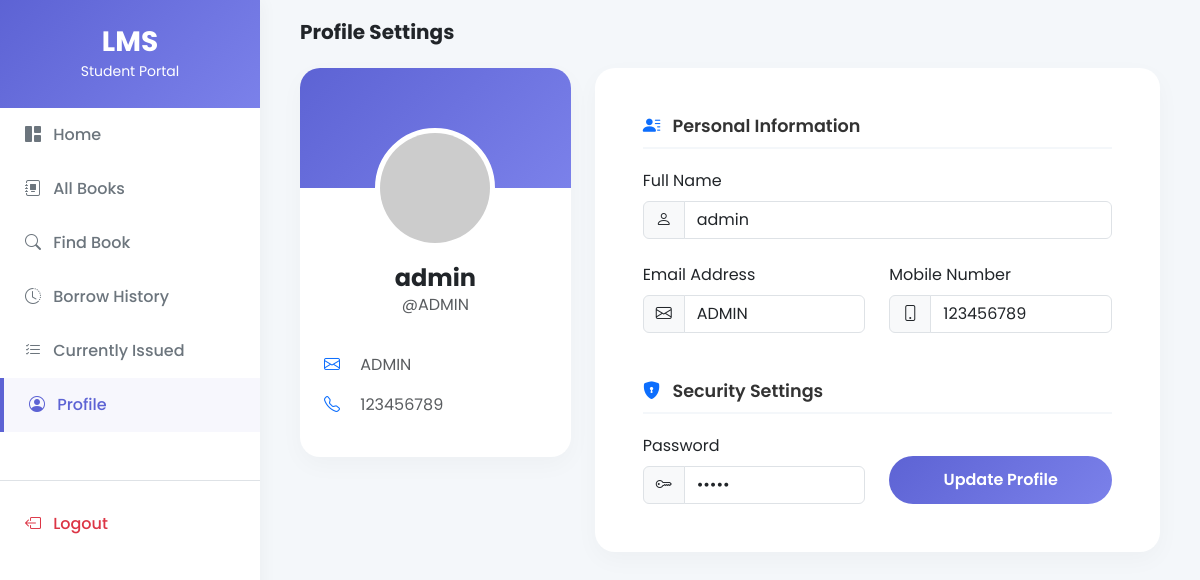
The page /student/profile.php (signed in) on the database its author committed.
### tables this page shows
CREATE TABLE `user` (
  `RollNo` varchar(50) NOT NULL,
  `Name` varchar(50) DEFAULT NULL,
  `Type` varchar(50) DEFAULT NULL,
  `EmailId` varchar(50) DEFAULT NULL,
  `MobNo` bigint(11) DEFAULT NULL,
  `Password` varchar(50) DEFAULT NULL,
  `wallet_balance` decimal(10,2) DEFAULT 0.00
);

### student/profile.php (the view, shortened to what this page needs)
<?php
require('../includes/dbconn.php');
$rollno = $_SESSION['RollNo'];
$sql = "SELECT * FROM LMS.user WHERE RollNo='$rollno'";
$result = $conn->query($sql);
if($result && $result->num_rows > 0) {
    $row = $result->fetch_assoc();
    $name = $row['Name'];
    $email = $row['EmailId'];
    $mobno = $row['MobNo'];
    $pswd = $row['Password'];
}
?>
<!DOCTYPE html>
<html lang="en">
<head>
    <link href="https://cdn.jsdelivr.net/npm/bootstrap@5.3.0/dist/css/bootstrap.min.css" rel="stylesheet">
    <link rel="stylesheet" href="https://cdn.jsdelivr.net/npm/bootstrap-icons@1.11.1/font/bootstrap-icons.css">
</head>
<body>
<div class="wrapper">
    <nav id="sidebar">
        <div class="sidebar-header"><h3 class="mb-0 fw-bold">LMS</h3><small>Student Portal</small></div>
        <ul class="list-unstyled components">
            <li><a href="index.php"><i class="bi bi-grid-1x2-fill me-2"></i> Home</a></li>
            <li><a href="book.php"><i class="bi bi-journal-album me-2"></i> All Books</a></li>
            <li><a href="findbook.php"><i class="bi bi-search me-2"></i> Find Book</a></li>
            <li><a href="history.php"><i class="bi bi-clock-history me-2"></i> Borrow History</a></li>
            <li><a href="current.php"><i class="bi bi-list-check me-2"></i> Currently Issued</a></li>
            <li class="active"><a href="profile.php"><i class="bi bi-person-circle me-2"></i> Profile</a></li>
            <li class="mt-5 pt-3 border-top"><a href="logout.php" class="text-danger"><i class="bi bi-box-arrow-left me-2"></i> Logout</a></li>
        </ul>
    </nav>
    <div id="content">
        <h5 class="fw-bold mb-4 text-dark">Profile Settings</h5>
        <div class="row">
            <div class="col-lg-4">
                <div class="card-custom">
                    <div class="profile-avatar-container">
                        <img src="https://ui-avatars.com/api/?name=<?php echo urlencode($name); ?>&background=f4f7fa&color=5D63D4&bold=true" class="avatar-lg">
                        <h4 class="fw-bold text-dark mt-3 mb-0"><?php echo htmlspecialchars($name); ?></h4>
                        <p class="text-muted">@<?php echo htmlspecialchars($rollno); ?></p>
                    </div>
                    <div class="p-4 pt-0">
                        <ul class="list-unstyled text-muted">
                            <li class="mb-3"><i class="bi bi-envelope text-primary me-3"></i> <?php echo htmlspecialchars($email); ?></li>
                            <li><i class="bi bi-telephone text-primary me-3"></i> <?php echo htmlspecialchars($mobno); ?></li>
                            </ul>
                    </div>
                </div>
            </div>
            <div class="col-lg-8">
                <div class="card-custom p-4 p-md-5">
                    <form action="" method="post">
                        <h5 class="form-section-title"><i class="bi bi-person-lines-fill me-2 text-primary"></i> Personal Information</h5>
                        <div class="row mb-4">
                            <div class="col-md-12">
                                <label class="form-label">Full Name</label>
                                <div class="input-group">
                                    <span class="input-group-text"><i class="bi bi-person"></i></span>
                                    <input type="text" name="Name" class="form-control" value="<?php echo htmlspecialchars($name); ?>" required>
                                </div>
                            </div>
                        </div>
                        <div class="row mb-5">
                            <div class="col-md-6">
                                <label class="form-label">Email Address</label>
                                <div class="input-group">
                                    <span class="input-group-text"><i class="bi bi-envelope"></i></span>
                                    <input type="email" name="EmailId" class="form-control" value="<?php echo htmlspecialchars($email); ?>" required>
                                </div>
                            </div>
                            <div class="col-md-6">
                                <label class="form-label">Mobile Number</label>
                                <div class="input-group">
                                    <span class="input-group-text"><i class="bi bi-phone"></i></span>
                                    <input type="tel" name="MobNo" class="form-control" value="<?php echo htmlspecialchars($mobno); ?>" required>
                                </div>
                            </div>
                        </div>
                        <h5 class="form-section-title"><i class="bi bi-shield-lock-fill me-2 text-primary"></i> Security Settings</h5>
                        <div class="row">
                            <div class="col-md-6">
                                <label class="form-label">Password</label>
                                <div class="input-group">
                                    <span class="input-group-text"><i class="bi bi-key"></i></span>
                                    <input type="password" name="Password" class="form-control" value="<?php echo htmlspecialchars($pswd); ?>" required>
                                </div>
                            </div>
                            <div class="col-md-6 d-flex align-items-end mt-3 mt-md-0">
                                <button type="submit" name="submit" class="btn btn-update w-100">Update Profile</button>
                            </div>
                        </div>
                    </form>
                </div>
            </div>
        </div>
    </div>
</div>
</body>
</html>

### student/profile.php (style rules this page uses)
body { font-family: 'Poppins', sans-serif; background-color: #f4f7fa; overflow-x: hidden; }
.wrapper { display: flex; width: 100%; align-items: stretch; }
#sidebar { min-width: 260px; max-width: 260px; background: #ffffff; transition: all 0.3s; box-shadow: 4px 0 15px rgba(0,0,0,0.03); min-height: 100vh; z-index: 999; }
.sidebar-header { padding: 25px 20px; background: linear-gradient(135deg, #5D63D4 0%, #7b81ea 100%); color: white; text-align: center; }
#sidebar ul li a { padding: 15px 25px; display: block; color: #6c757d; text-decoration: none; font-weight: 500; }
#sidebar ul li a:hover, #sidebar ul li.active > a { color: #5D63D4; background: rgba(93, 99, 212, 0.05); border-left: 4px solid #5D63D4; }
#content { width: 100%; padding: 20px 40px; }
.card-custom { background: white; border-radius: 20px; box-shadow: 0 8px 25px rgba(0,0,0,0.03); overflow: hidden; margin-bottom: 25px; }
.profile-avatar-container { text-align: center; margin-top: -60px; padding-bottom: 20px; position: relative; z-index: 2; }
.avatar-lg { width: 120px; height: 120px; border-radius: 50%; border: 5px solid #ffffff; background: white; }
.form-section-title { font-size: 1.1rem; font-weight: 600; color: #333; margin-bottom: 20px; border-bottom: 2px solid #f4f7fa; padding-bottom: 10px; }
.btn-update { background: linear-gradient(135deg, #5D63D4 0%, #7b81ea 100%); color: white; padding: 12px 35px; border-radius: 50px; border: none; font-weight: 600; }

### rows shown on the page
user: Name "admin", EmailId "ADMIN", MobNo "123456789"

### other values the page prints
$rollno "ADMIN"
